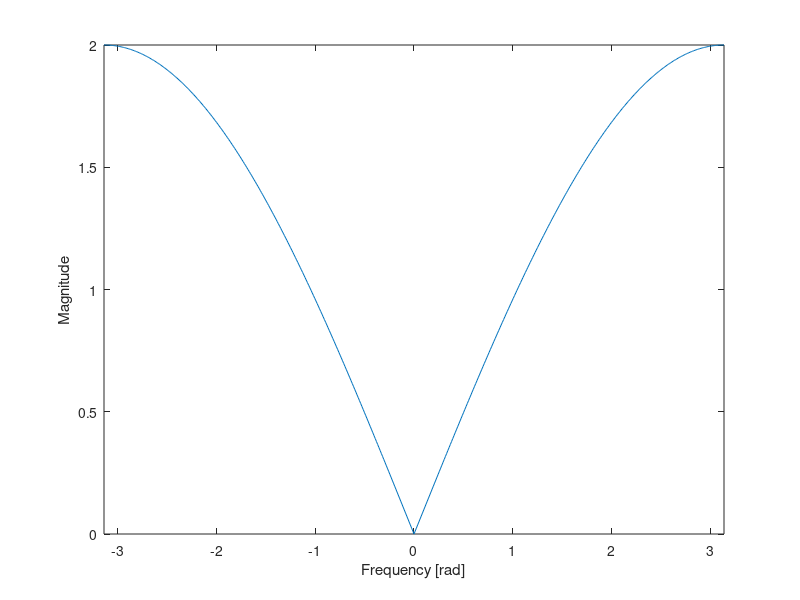
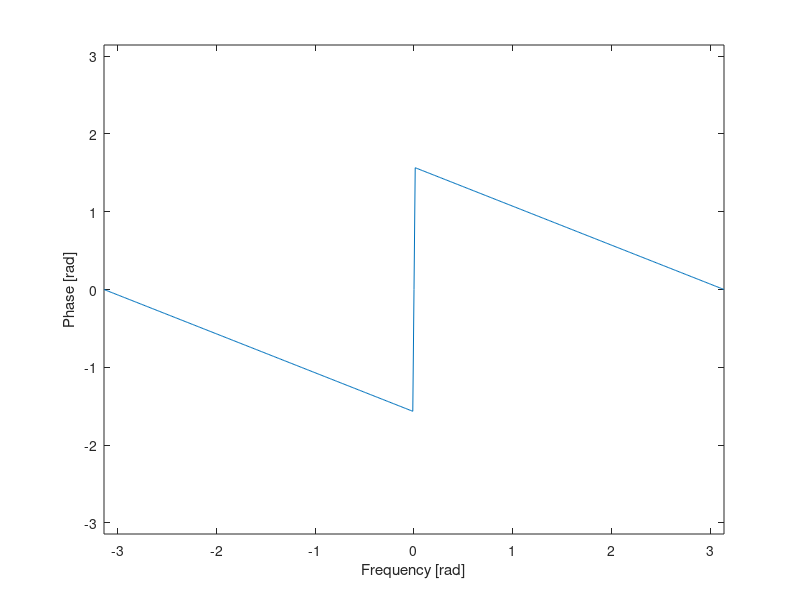
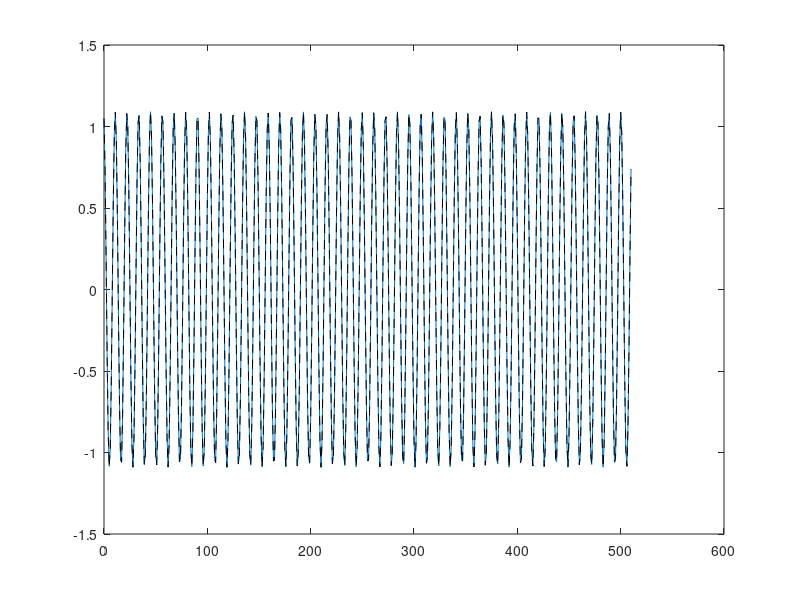

Recreate these plots in MATLAB, in order.
clear all
close all
clc

b=[1 -1]; % bk coefficients for LTI FIR system. In this example, it is a one-sample difference
N=512; % Number of points in DFT
dw=2*pi/N; % delta omega, frequency resolution
kv=-N/2:N/2; % coefficients k in the full DFT

% System frequency response through N-point DFT
H=fft(b,N); % Fast Fourier Transform
absH=abs(H); % Absolute magnitude
argH=angle(H); % Phase of the FIR filter in radians, alternatively atan2(imag(H),real(H)), or atan2d(imag(H),real(H)) to get the answer in degrees

% System Magnitude
absH2=[absH(N/2+1:end) absH(1:N/2+1)]; % The negative part in a DFT lies in the second half of the vector, so we need to swap (see figure 8-5 in the course book)
figure
plot(kv*dw,absH2)
axis([-pi pi 0 max(absH)])
xlabel('Frequency [rad]')
ylabel('Magnitude')

% System Phase
argH2=[argH(N/2+1:end) argH(1:N/2+1)]; % The negative part in a DFT lies in the second half of the vector, so we need to swap (see figure 8-5 in the course book)
figure
plot(kv*dw,argH2)
axis([-pi pi -pi pi])
xlabel('Frequency [rad]')
ylabel('Phase [rad]')

% Test signal
n=0:N-1;
A=2; % Amplitude
k=45; % gives the system's absH(k+1)=1.0018 and argH(k+1)=1.0462 rad (compensation for MATLAB's vector index starting at 1)
fas=0; % Phase given in degrees
s=A*sin((2*pi/N)*k*n+fas*(pi/180)); % pure signal

y=conv(s,b,'same'); % convolution of the signal with the system
figure
plot(n(1:end-1),y(1:end-1)) % y(1:end-1) may need adjustment if delayed relative to s2(2:end)
hold on

% Reference signal
s2=absH(k+1)*A*sin((2*pi/N)*k*n+fas*(pi/180)+argH(k+1));
plot(n(1:end-1),s2(2:end),'--k') % s2(2:end) may need adjustment if delayed relative to y(1:end-1)
hold off
